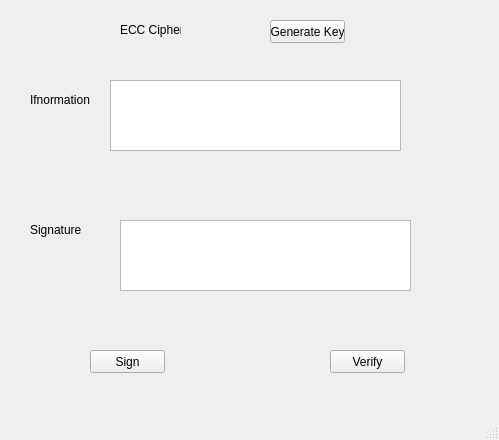
<?xml version="1.0" encoding="UTF-8"?>
<ui version="4.0">
 <class>MainWindow</class>
 <widget class="QMainWindow" name="MainWindow">
  <property name="geometry">
   <rect>
    <x>0</x>
    <y>0</y>
    <width>499</width>
    <height>440</height>
   </rect>
  </property>
  <property name="windowTitle">
   <string>MainWindow</string>
  </property>
  <widget class="QWidget" name="centralwidget">
   <widget class="QPushButton" name="btn_sign">
    <property name="geometry">
     <rect>
      <x>90</x>
      <y>350</y>
      <width>75</width>
      <height>23</height>
     </rect>
    </property>
    <property name="text">
     <string>Sign</string>
    </property>
   </widget>
   <widget class="QTextEdit" name="txt_sign">
    <property name="geometry">
     <rect>
      <x>120</x>
      <y>220</y>
      <width>291</width>
      <height>71</height>
     </rect>
    </property>
   </widget>
   <widget class="QLabel" name="label_4">
    <property name="geometry">
     <rect>
      <x>30</x>
      <y>220</y>
      <width>61</width>
      <height>20</height>
     </rect>
    </property>
    <property name="text">
     <string>Signature</string>
    </property>
   </widget>
   <widget class="QLabel" name="label_3">
    <property name="geometry">
     <rect>
      <x>30</x>
      <y>90</y>
      <width>61</width>
      <height>20</height>
     </rect>
    </property>
    <property name="text">
     <string>Ifnormation</string>
    </property>
   </widget>
   <widget class="QLabel" name="label_5">
    <property name="geometry">
     <rect>
      <x>120</x>
      <y>20</y>
      <width>61</width>
      <height>20</height>
     </rect>
    </property>
    <property name="text">
     <string>ECC Cipher</string>
    </property>
   </widget>
   <widget class="QTextEdit" name="txt_info">
    <property name="geometry">
     <rect>
      <x>110</x>
      <y>80</y>
      <width>291</width>
      <height>71</height>
     </rect>
    </property>
   </widget>
   <widget class="QPushButton" name="btn_verify">
    <property name="geometry">
     <rect>
      <x>330</x>
      <y>350</y>
      <width>75</width>
      <height>23</height>
     </rect>
    </property>
    <property name="text">
     <string>Verify</string>
    </property>
   </widget>
   <widget class="QPushButton" name="btn_gen_keys">
    <property name="geometry">
     <rect>
      <x>270</x>
      <y>20</y>
      <width>75</width>
      <height>23</height>
     </rect>
    </property>
    <property name="text">
     <string>Generate Key</string>
    </property>
   </widget>
  </widget>
  <widget class="QMenuBar" name="menubar">
   <property name="geometry">
    <rect>
     <x>0</x>
     <y>0</y>
     <width>499</width>
     <height>21</height>
    </rect>
   </property>
  </widget>
  <widget class="QStatusBar" name="statusbar"/>
 </widget>
 <resources/>
 <connections/>
</ui>
